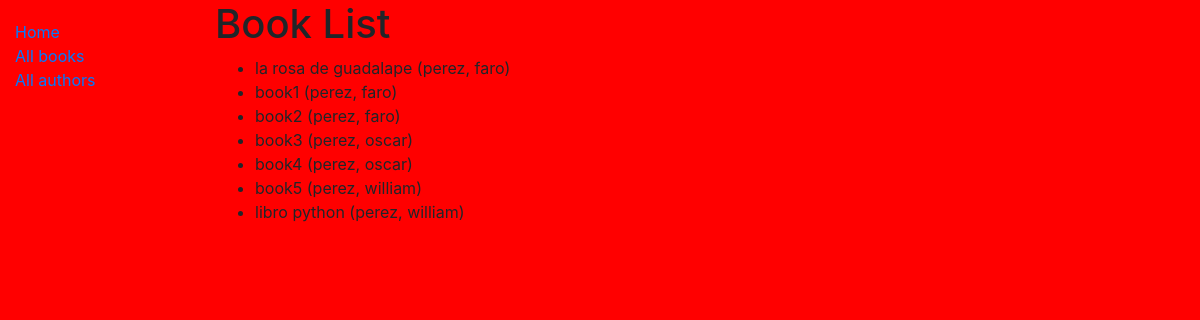
/catalog/books/, run on the app's committed database.
### catalog/models.py (models this page shows, shortened)
class Book(models.Model):
    title = models.CharField(max_length=200)
    author = models.ForeignKey("Author", on_delete=models.SET_NULL, null=True)
    summary = models.TextField(
        max_length=1000, help_text="Enter a brief description of the book"
    )
    isbn = models.CharField(
        "ISBN",
        max_length=13,
        help_text='13 Character <a href="https://www.isbn-international.org/content/what-isbn">ISBN number</a>',
    )
    genre = models.ManyToManyField(Genre, help_text="Select a genre for this book")
    def display_genre(self):
        """Create a string for the Genre. This is required to display genre in Admin."""
        return ", ".join(genre.name for genre in self.genre.all()[:3])
    display_genre.short_description = "Genre"

class Author(models.Model):
    first_name = models.CharField(max_length=100)
    last_name = models.CharField(max_length=100)
    date_of_birth = models.DateField(null=True, blank=True)
    date_of_death = models.DateField("Died", null=True, blank=True)
    class Meta:
        ordering = ["last_name", "first_name"]
    def __str__(self):
        return f"{self.last_name}, {self.first_name}"

### catalog/views.py (the view)
# urls.py: path("books/", views.BookListView.as_view(), name="books"),
class BookListView(generic.ListView):
    model = Book

### catalog/templates/catalog/book_list.html
{% extends "base_generic.html" %}
{% block content %}
    <h1>Book List</h1>
    {% if book_list %}
    <ul>
      {% for book in book_list %}
      <li>
        <a >{{ book.title }}</a> ({{book.author}})
      </li>
      {% endfor %}
    </ul>
    {% else %}
      <p>There are no books in the library.</p>
    {% endif %}
{% endblock %}

### catalog/assets/css/styles.css (style rules this page uses)
body { background-color: red }

### data on the page
Book: title "la rosa de guadalape", author "perez, faro"
Book: title "book1", author "perez, faro"
Book: title "book2", author "perez, faro"
Book: title "book3", author "perez, oscar"
Book: title "book4", author "perez, oscar"
Book: title "book5", author "perez, william"
Book: title "libro python", author "perez, william"
